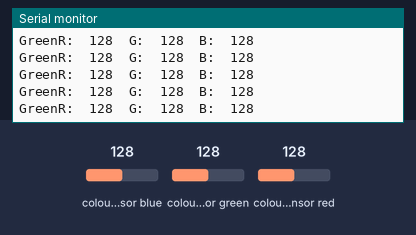
Simulated run of this sketch. Board: Arduino Uno, built with avr-gcc and run on an emulated ATmega328P. On the bench: the last lines printed to the serial monitor. The inputs (shaded band) are chosen by the test bench; at power-on: colour sensor green 128, colour sensor blue 128, colour sensor red 128.

Above: at 1.2 s.
1.3 s: colour sensor green set to 5
At 1.34 s:
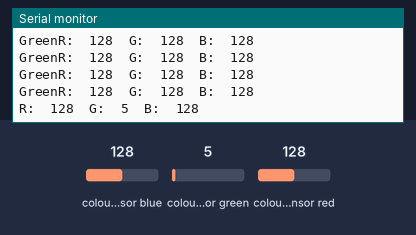
3.2 s: colour sensor blue set to 5
At 3.22 s:
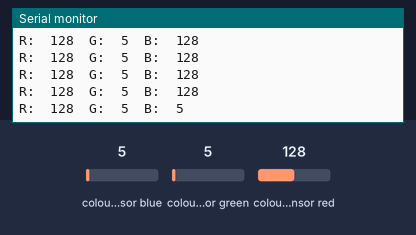
6.2 s: colour sensor red set to 64
At 6.21 s:
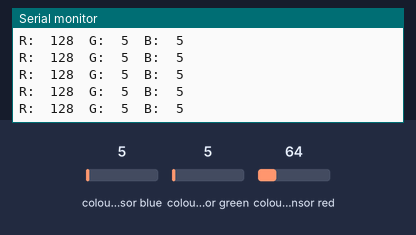
9.2 s: colour sensor green set to 128
At 9.2 s:
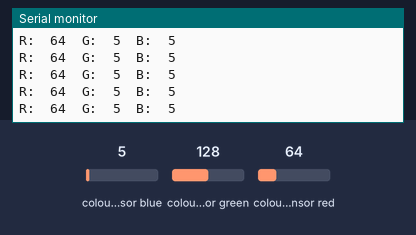
12.2 s: colour sensor blue set to 128
At 12.2 s:
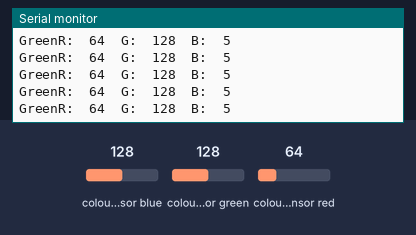
15.2 s: colour sensor red set to 128
At 15.2 s:
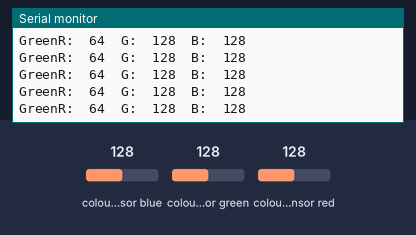

The sketch:

colorview.ino
```cpp
#include <Wire.h>
#include "Adafruit_TCS34725.h"

// Pick analog outputs, for the UNO these three work well
// use ~560  ohm resistor between Red & Blue, ~1K for green (its brighter)
// #define redpin 3
// #define greenpin 5
// #define bluepin 6
// for a common anode LED, connect the common pin to +5V
// for common cathode, connect the common to ground

// set to false if using a common cathode LED
// #define commonAnode true

// our RGB -> eye-recognized gamma color
// byte gammatable[256];


Adafruit_TCS34725 tcs = Adafruit_TCS34725(TCS34725_INTEGRATIONTIME_50MS, TCS34725_GAIN_4X);

void setup() {
  Serial.begin(9600);
  //Serial.println("Color View Test!");

  // if (tcs.begin()) {
  //   Serial.println("Found sensor");
  // } else {
  //   Serial.println("No TCS34725 found ... check your connections");
  //   while (1); // halt!
  // }

  // use these three pins to drive an LED
// #if defined(ARDUINO_ARCH_ESP32)
//   ledcAttach(redpin, 12000, 8);
//   ledcAttach(greenpin, 12000, 8);
//   ledcAttach(bluepin, 12000, 8);
// #else
//   pinMode(redpin, OUTPUT);
//   pinMode(greenpin, OUTPUT);
//   pinMode(bluepin, OUTPUT);
// #endif

  // thanks PhilB for this gamma table!
  // it helps convert RGB colors to what humans see
  // for (int i=0; i<256; i++) {
  //   float x = i;
  //   x /= 255;
  //   x = pow(x, 2.5);
  //   x *= 255;

  //   if (commonAnode) {
  //     gammatable[i] = 255 - x;
  //   } else {
  //     gammatable[i] = x;
  //   }
  //   //Serial.println(gammatable[i]);
  // }
}

// The commented out code in loop is example of getRawData with clear value.
// Processing example colorview.pde can work with this kind of data too, but It requires manual conversion to
// [0-255] RGB value. You can still uncomments parts of colorview.pde and play with clear value.
void loop() {
  float red, green, blue;

  // tcs.setInterrupt(false);  // turn on LED

  // delay(60);  // takes 50ms to read

  tcs.getRGB(&red, &green, &blue);

  // tcs.setInterrupt(true);  // turn off LED
  //white = R: 130, G: 94, B: 63
  int r = 130,g = 94,b = 63;
  if(int(blue)>b+20&&!int(red)>r+40&&!int(green)>g+40)Serial.print("Blue");
  else if(int(red)>r+40)Serial.print("Red");
  else if(int(green)>g+30)Serial.print("Green");
  Serial.print("R:\t"); Serial.print(int(red));
  Serial.print("\tG:\t"); Serial.print(int(green));
  Serial.print("\tB:\t"); Serial.print(int(blue));

//  Serial.print("\t");
//  Serial.print((int)red, HEX); Serial.print((int)green, HEX); Serial.print((int)blue, HEX);
  Serial.print("\n");

//  uint16_t red, green, blue, clear;
//
//  tcs.setInterrupt(false);  // turn on LED
//
//  delay(60);  // takes 50ms to read
//
//  tcs.getRawData(&red, &green, &blue, &clear);
//
//  tcs.setInterrupt(true);  // turn off LED
//
//  Serial.print("C:\t"); Serial.print(int(clear));
//  Serial.print("R:\t"); Serial.print(int(red));
//  Serial.print("\tG:\t"); Serial.print(int(green));
//  Serial.print("\tB:\t"); Serial.print(int(blue));
//  Serial.println();


// #if defined(ARDUINO_ARCH_ESP32)
//   ledcWrite(1, gammatable[(int)red]);
//   ledcWrite(2, gammatable[(int)green]);
//   ledcWrite(3, gammatable[(int)blue]);
// #else
//   analogWrite(redpin, gammatable[(int)red]);
//   analogWrite(greenpin, gammatable[(int)green]);
//   analogWrite(bluepin, gammatable[(int)blue]);
// #endif
}
```

Measured:
- after the input at 1.3 s, the serial monitor: prints a new line at once (image 1)
- after the input at 3.2 s, the serial monitor: prints a new line at once (image 2)
